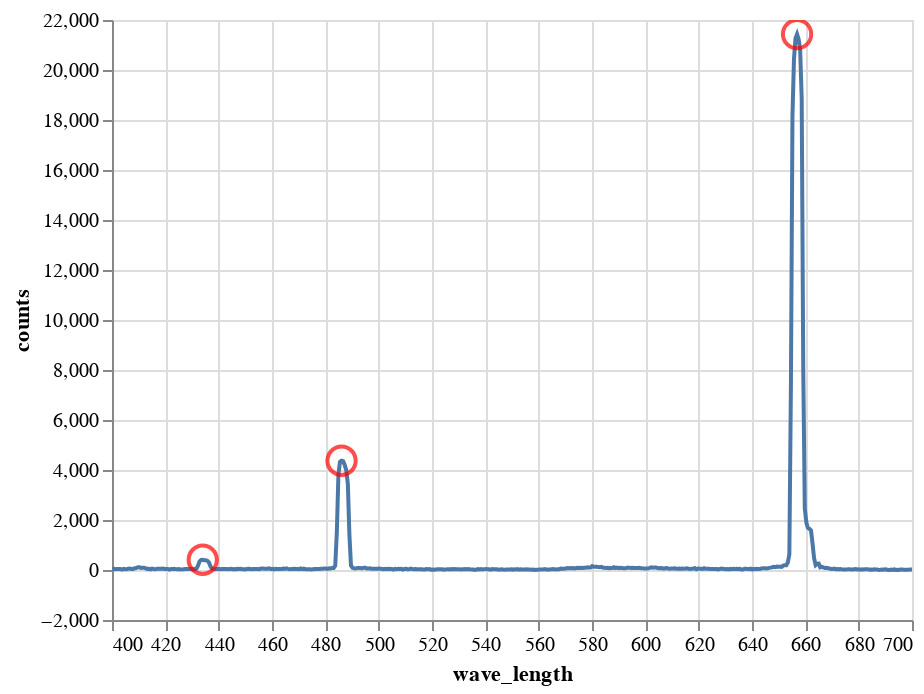

Notebook cell for this chart:
### Markdown cell above
Interactive plot

### Code cell
name = 'hydrogen'
wave_length, counts, peaks = get_data(name)

spectrum = pd.DataFrame({
    'wave_length': wave_length,
    'counts': counts
})

graph = alt.Chart(spectrum).mark_line().encode(
    x=alt.X('wave_length', scale=alt.Scale(domain=[400, 700])),
    y=alt.Y('counts'),
    tooltip=['wave_length', 'counts']
).interactive();

callout = alt.Chart(spectrum.iloc[peaks]).mark_point(
    color='red', size=200, tooltip="Tooltip text here"
).encode(
    x='wave_length',
    y='counts'
);

graph + callout

### Figure 1 — Vega-Lite specification as saved in the notebook (floating-point values rounded to 4 significant figures; data arrays with more than 128 entries replaced by an {"elided": "..."} marker saying what was removed)
{"config": {"view": {"continuousWidth": 400, "continuousHeight": 300}}, "layer": [{"data": {"name": "data-96ffa73d29e60a2820ad85b0a10a7e71"}, "mark": "line", "encoding": {"tooltip": [{"field": "wave_length", "type": "quantitative"}, {"field": "counts", "type": "quantitative"}], "x": {"field": "wave_length", "scale": {"domain": [400, 700]}, "type": "quantitative"}, "y": {"field": "counts", "type": "quantitative"}}, "selection": {"selector001": {"type": "interval", "bind": "scales", "encodings": ["x", "y"]}}}, {"data": {"name": "data-e642f0c338d9f4d0d9d841daad9004f2"}, "mark": {"type": "point", "color": "red", "size": 200, "tooltip": "Tooltip text here"}, "encoding": {"x": {"field": "wave_length", "type": "quantitative"}, "y": {"field": "counts", "type": "quantitative"}}}], "$schema": "https://vega.github.io/schema/vega-lite/v4.17.0.json", "datasets": {"data-96ffa73d29e60a2820ad85b0a10a7e71": {"elided": "1602 records"}, "data-e642f0c338d9f4d0d9d841daad9004f2": [{"wave_length": 434.0, "counts": 409.4}, {"wave_length": 486.1, "counts": 4370.0}, {"wave_length": 656.9, "counts": 21430.0}]}}
